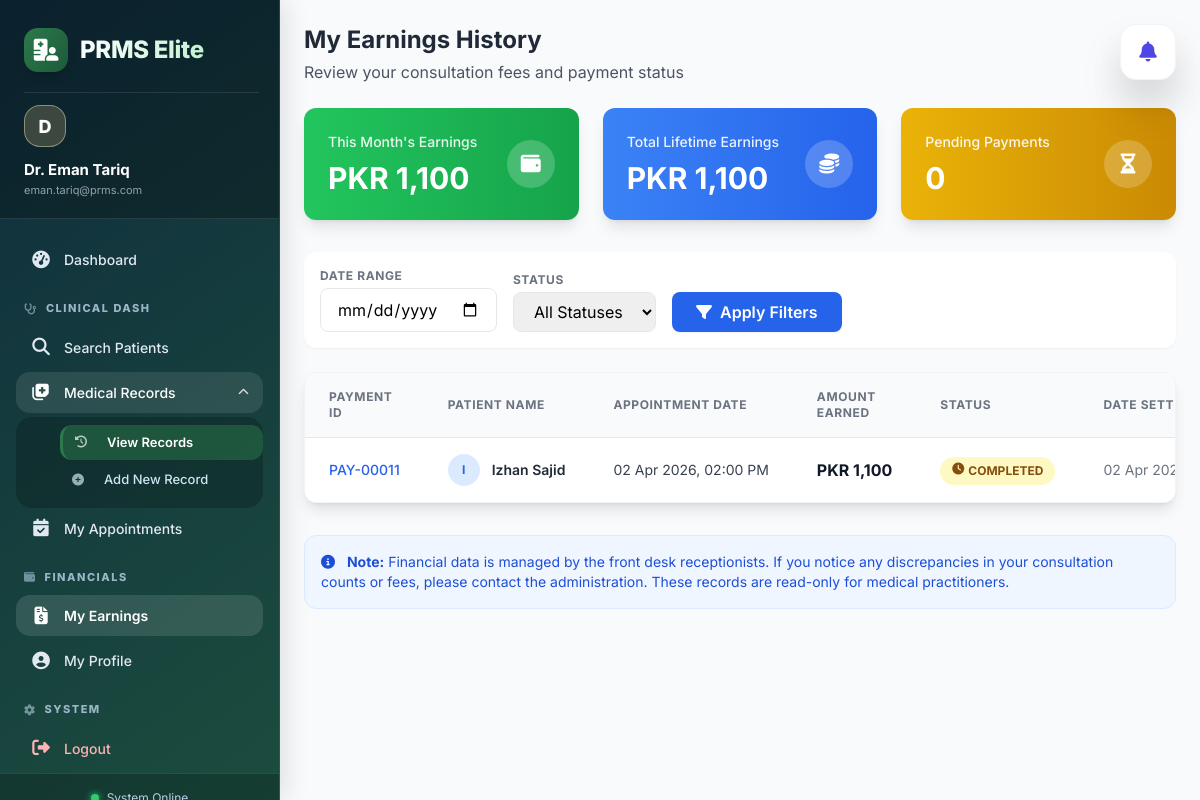
The page /doctor/payments/index.php (signed in) on the database as committed earlier.
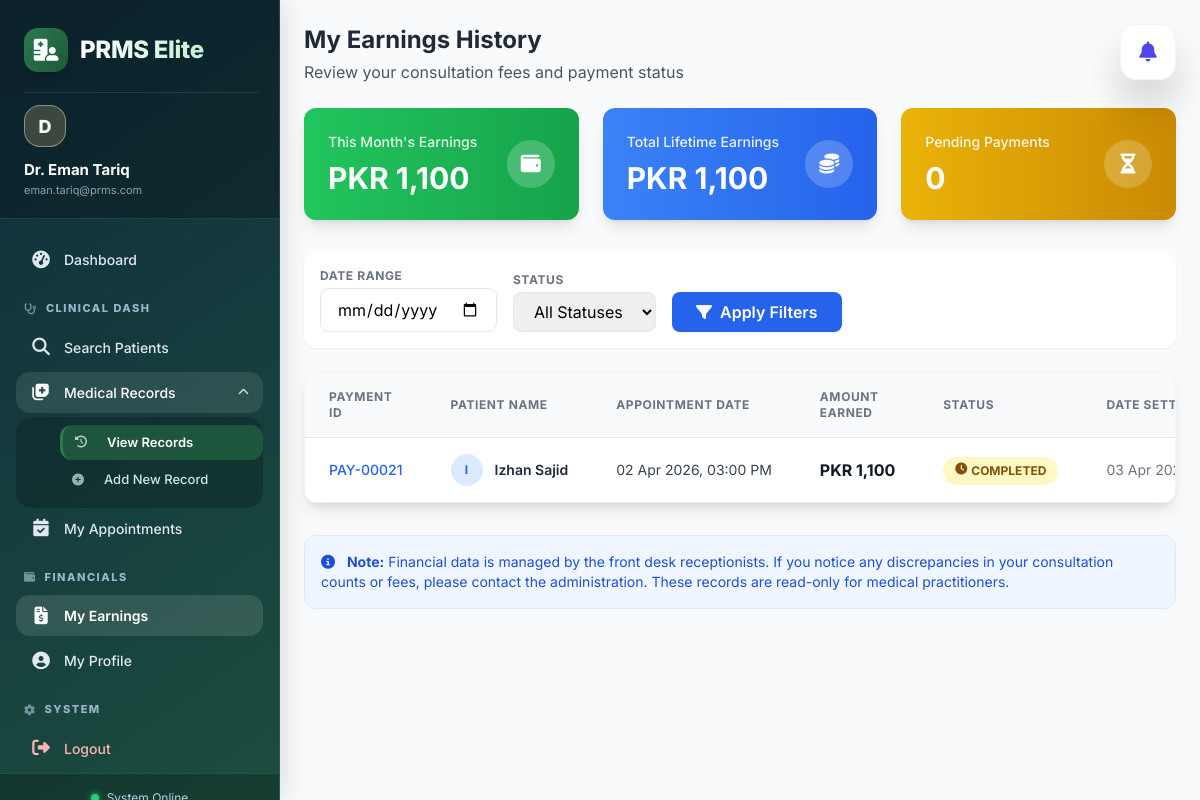
The same page on the database as committed later.
### tables this page shows
CREATE TABLE `payments` (
  `id` int(11) NOT NULL,
  `appointment_id` int(11) NOT NULL,
  `patient_id` int(11) NOT NULL,
  `doctor_id` int(11) NOT NULL,
  `amount` decimal(10,2) NOT NULL,
  `payment_method` varchar(50) NOT NULL DEFAULT 'cash',
  `status` varchar(50) NOT NULL DEFAULT 'pending',
  `transaction_id` varchar(100) DEFAULT NULL,
  `payment_date` datetime DEFAULT NULL,
  `notes` text DEFAULT NULL,
  `created_at` timestamp NOT NULL DEFAULT current_timestamp()
);

CREATE TABLE `patients` (
  `id` int(11) NOT NULL,
  `name` varchar(100) DEFAULT NULL,
  `age` int(11) DEFAULT NULL,
  `weight` decimal(5,2) DEFAULT NULL,
  `disease` int(11) DEFAULT NULL,
  `gender` enum('male','female','other') DEFAULT NULL,
  `phone` varchar(20) DEFAULT NULL,
  `address` text DEFAULT NULL,
  `blood_group` varchar(10) DEFAULT NULL,
  `status` enum('active','inactive') DEFAULT 'active',
  `created_at` timestamp NOT NULL DEFAULT current_timestamp()
);

CREATE TABLE `appointments` (
  `id` int(11) NOT NULL,
  `patient_id` int(11) DEFAULT NULL,
  `doctor_id` int(11) DEFAULT NULL,
  `appointment_date` datetime DEFAULT NULL,
  `symptoms` text DEFAULT NULL,
  `category_id` int(11) DEFAULT NULL,
  `consultation_fee` decimal(10,2) DEFAULT 0.00,
  `shift_type` varchar(20) DEFAULT NULL,
  `time_slot` varchar(50) DEFAULT NULL,
  `patient_number` int(11) DEFAULT 0,
  `status` enum('pending','completed','cancelled') DEFAULT 'pending',
  `created_at` timestamp NOT NULL DEFAULT current_timestamp()
);

### doctor/payments/index.php (the view, shortened to what the changed rows need)
<?php
require_once '../../config/db.php';
$user_id = $_SESSION['user_id'];
$doctor_query = "SELECT d.*, u.name as doctor_name
                 FROM doctors d
                 JOIN users u ON d.user_id = u.id
                 WHERE d.user_id = ?";
$stmt = mysqli_prepare($conn, $doctor_query);
mysqli_stmt_bind_param($stmt, "i", $user_id);
mysqli_stmt_execute($stmt);
$doctor = mysqli_fetch_assoc(mysqli_stmt_get_result($stmt));
$doctor_id = $doctor['id'];
$where_clauses = ["p.doctor_id = $doctor_id"];
$where_sql = implode(" AND ", $where_clauses);
$payments_query = "SELECT p.*, pt.name as patient_name, a.appointment_date
                   FROM payments p
                   JOIN patients pt ON p.patient_id = pt.id
                   JOIN appointments a ON p.appointment_id = a.id
                   WHERE $where_sql
                   ORDER BY p.payment_date DESC, p.created_at DESC";
$payments_result = mysqli_query($conn, $payments_query);
include '../../includes/header.php';
?>
<div class="flex-1 overflow-y-auto bg-gray-50">
    <div class="p-6">
        <div class="mb-6">
            <h1 class="text-2xl font-bold text-gray-800">My Earnings History</h1>
        </div>
        <div class="bg-white rounded-xl shadow-lg border border-gray-100 overflow-hidden">
            <div class="overflow-x-auto">
                <table class="w-full">
                    <thead class="bg-gray-50 border-b border-gray-200">
                        <tr>
                            <th class="px-6 py-4 text-left text-xs font-bold text-gray-500 uppercase tracking-wider">Payment ID</th>
                            <th class="px-6 py-4 text-left text-xs font-bold text-gray-500 uppercase tracking-wider">Patient Name</th>
                            <th class="px-6 py-4 text-left text-xs font-bold text-gray-500 uppercase tracking-wider">Appointment Date</th>
                            <th class="px-6 py-4 text-left text-xs font-bold text-gray-500 uppercase tracking-wider">Amount Earned</th>
                            <th class="px-6 py-4 text-left text-xs font-bold text-gray-500 uppercase tracking-wider">Status</th>
                            <th class="px-6 py-4 text-left text-xs font-bold text-gray-500 uppercase tracking-wider">Date Settled</th>
                        </tr>
                    </thead>
                    <tbody class="divide-y divide-gray-200 bg-white">
                        <?php if (mysqli_num_rows($payments_result) > 0): ?>
                            <?php while ($payment = mysqli_fetch_assoc($payments_result)): ?>
                                <tr class="hover:bg-gray-50 transition duration-150">
                                    <td class="px-6 py-4 whitespace-nowrap text-sm font-medium text-blue-600">
                                        PAY-<?php echo str_pad($payment['id'], 5, '0', STR_PAD_LEFT); ?>
                                    </td>
                                    <td class="px-6 py-4 whitespace-nowrap">
                                        <div class="flex items-center">
                                            <div class="w-8 h-8 rounded-full bg-blue-100 flex items-center justify-center text-blue-600 font-bold text-xs mr-3">
                                                <?php echo strtoupper(substr($payment['patient_name'], 0, 1)); ?>
                                            </div>
                                            <span class="text-sm font-semibold text-gray-800"><?php echo htmlspecialchars($payment['patient_name']); ?></span>
                                        </div>
                                    </td>
                                    <td class="px-6 py-4 whitespace-nowrap text-sm text-gray-700">
                                        <?php echo date('d M Y, h:i A', strtotime($payment['appointment_date'])); ?>
                                    </td>
                                    <td class="px-6 py-4 whitespace-nowrap font-bold text-gray-900">
                                        PKR <?php echo number_format($payment['amount']); ?>
                                    </td>
                                    <td class="px-6 py-4 whitespace-nowrap">
                                        <span class="px-3 py-1 inline-flex text-xs leading-5 font-bold rounded-full
                                            <?php echo $payment['status'] == 'paid' ? 'bg-green-100 text-green-800' : 'bg-yellow-100 text-yellow-800'; ?>">
                                            <i class="fas <?php echo $payment['status'] == 'paid' ? 'fa-check-circle' : 'fa-clock'; ?> mr-1 mt-0.5"></i>
                                            <?php echo strtoupper($payment['status']); ?>
                                        </span>
                                    </td>
                                    <td class="px-6 py-4 whitespace-nowrap text-sm text-gray-500">
                                        <?php echo $payment['payment_date'] ? date('d M Y, h:i A', strtotime($payment['payment_date'])) : '--:--'; ?>
                                    </td>
                                </tr>
                            <?php endwhile; ?>
                        <?php endif; ?>
                    </tbody>
                </table>
            </div>
        </div>
    </div>
</div>

Rows that differ between the two databases and show on the page:
removed payments: id "00011", patient.name "I", patient.name "Izhan Sajid", appointment.appointment_date "02 Apr 2026, 02:00 PM", amount "1,100", status "COMPLETED", payment_date "02 Apr…"
added payments: id "00021", patient.name "I", patient.name "Izhan Sajid", appointment.appointment_date "02 Apr 2026, 03:00 PM", amount "1,100", status "COMPLETED", payment_date "03 Apr…"
